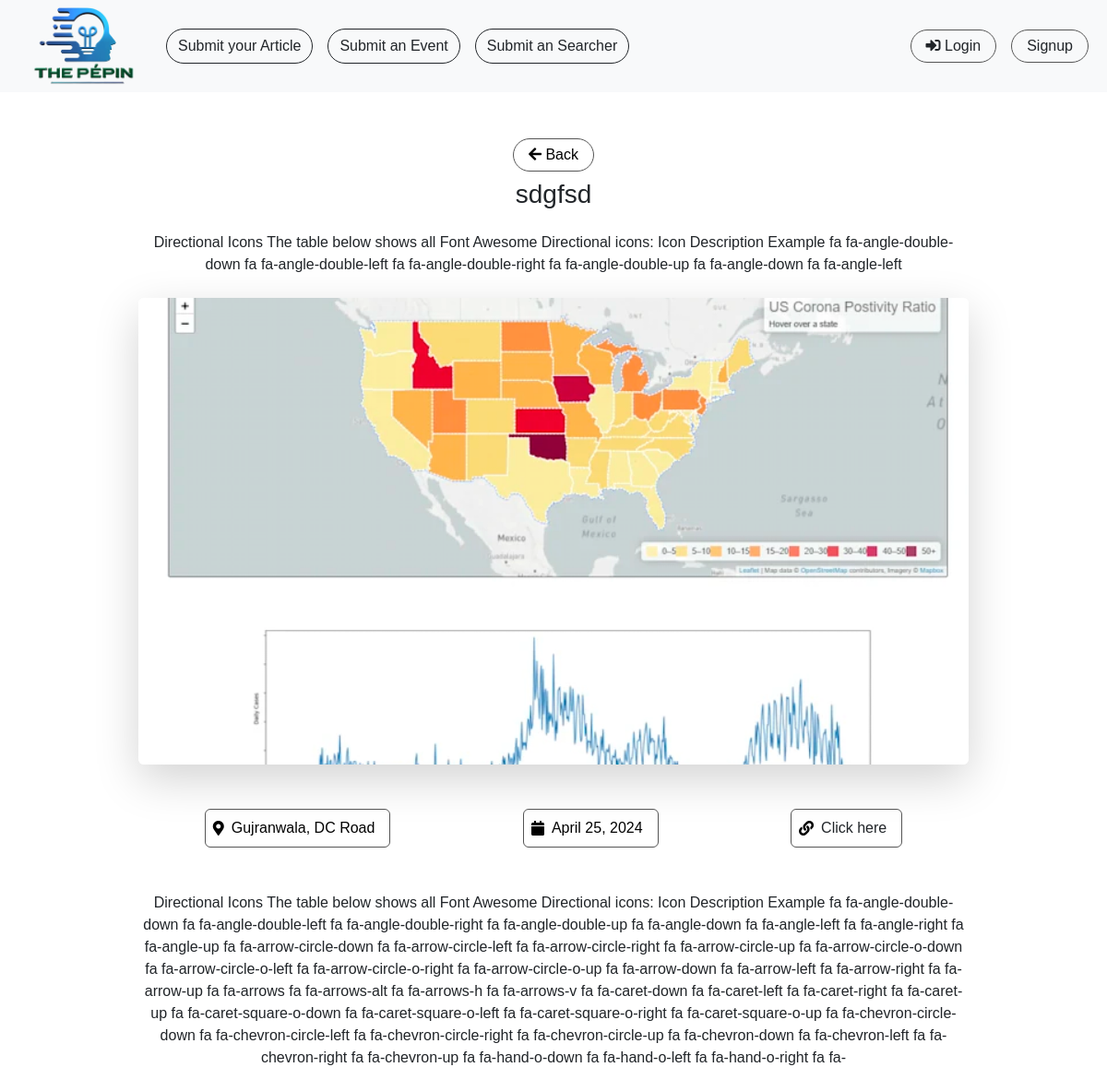
Page /event-post/6 on the committed database.
### base/models.py (models this page shows)
class Event(models.Model):
    user = models.ForeignKey(User, on_delete=models.CASCADE, null=False)
    owner_or_institution_name = models.CharField(_("owner_or_institution_name"), max_length=250, null=False, blank=False, default='admin')
    title = models.CharField(_("title"), max_length=250, null=False, blank=False)
    short_description = models.TextField(_("short_description"), null=False, blank=False)
    cover_image = models.ImageField(_("cover_image"), upload_to="base/culture_cover/", null=True, blank=True)
    description = models.TextField(_("description"), null=False, blank=False)
    date = models.DateField(_("date"), null=False, blank=False)
    location = models.CharField(_("location"), max_length=255, null=True, blank=True)
    link_to_orignal = models.URLField(_("link_to_orignal"), max_length=1000)

### base/views.py (the view)
# urls.py: path('event-post/<int:post_id>', views.event_post, name='event_post'),
def event_post(request, post_id):
    try:
        post = Event.objects.get(id=post_id)
    except:
        return HttpResponseRedirect('homepage_view')
    context = {
        'post':post,
    }
    return render(request, 'base/event_post.html', context)

### templates/base/event_post.html (shortened to what this page needs)
{% extends "base/base.html" %}
{% load static %}
{% block content %}
<div class="post__main__div w-75 m-auto text-center my-5">
    <button onclick="history.back()" class="bttn">
        <i class="fa fa-arrow-left"></i>
        <span>Back</span>
    </button>
    <h3 class="my-2 font-bold">{{ post.title }}</h3>
    <p class="my-4">{{ post.short_description }}</p>
    {% if post.cover_image %}
    <img class="w-100 rounded shadow-lg" style="aspect-ratio: 16/9; object-fit: cover;"  src="{{ post.cover_image.url }}" class="img-fluid" alt="{{post.title}}">
    {% endif %}
    <div class=" small_icons_task_main my-5 d-flex justify-content-around align-items-center ">
        <button class="task bttn p-2 rounded d-flex justify-content-center align-items-center">
            <i class="fas fa-map-marker-alt"></i>
            <span class="mx-2">{{ post.location }}</span>
        </button>
        <button class="task bttn p-2 rounded d-flex justify-content-center align-items-center">
            <i class="fas fa-calendar"></i>
            <span class="mx-2 ">{{ post.date }}</span>
        </button>
        <button class="task bttn p-2 rounded d-flex justify-content-center align-items-center">
            <i class="fas fa-link"></i>
            <a class="mx-2 url_no_link no_underline" target="_blank" href="{{ post.link_to_orignal }}">
                <span class="text-dark ">Click here</span>
            </a>
        </button>
    </div>
    <div class="description_post">
        <p>{{ post.description }}</p>
    </div>
</div>
{% endblock %}

### static/base/css/style.css (style rules this page uses)
:root { --grey-color: rgb(85, 85, 85); --lgrey-color:rgb(230, 230, 230); --green-color: #00ab50; --light-blue-color: rgb(48, 205, 253); --dark-blue-color: #3578E4; }
body { font-family: "Dosis", sans-serif !important; font-optical-sizing: auto; font-weight: normal; font-style: normal; box-sizing: border-box; }
.bttn { background: transparent; border-radius: 999rem; border: 1px solid var(--grey-color); padding: 0.3rem 1rem; }
.no_underline { text-decoration: none; }

### rows in the picture
Event: title "sdgfsd", short_description "Directional Icons The table below shows all Font Awesome Directional icons: Icon Description Example fa fa-angle-double-down fa fa-angle-double-left fa fa-angle-double-right fa fa-angle-double-up fa fa-angle-down fa fa-angle-left", cover_image (picture), location "Gujranwala, DC Road", date "April 25, 2024", description "Directional Icons The table below shows all Font Awesome Directional icons: Icon Description Example fa fa-angle-double-down fa fa-angle-double-left fa fa-angle-double-right fa fa-angle-double-up fa fa-angle-down fa fa-angle-left fa fa-angle-right fa fa-angle-up fa fa-arrow-circle-down fa fa-arrow-circle-left fa fa-arrow-circle-right fa fa-arrow-circle-up fa fa-arrow-circle-o-down fa fa-arrow-circle-o-left fa fa-arrow-circle-o-right fa fa-arrow-circle-o-up fa fa-arrow-down fa fa-arrow-left fa fa-arrow-right fa fa-arrow-up fa fa-arrows fa fa-arrows-alt fa fa-arrows-h fa fa-arrows-v fa fa-caret-down fa fa-caret-left fa fa-caret-right fa fa-caret-up fa fa-caret-square-o-down fa…"
